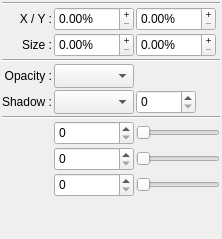
         <widget class="QWidget" name="SizePositionTab">
          <attribute name="title">
           <string>Size/Position</string>
          </attribute>
          <layout class="QVBoxLayout" name="verticalLayout_3">
           <property name="spacing">
            <number>2</number>
           </property>
           <property name="margin">
            <number>2</number>
           </property>
           <item>
            <widget class="Line" name="line_4">
             <property name="orientation">
              <enum>Qt::Horizontal</enum>
             </property>
            </widget>
           </item>
           <item>
            <layout class="QGridLayout" name="gridLayout_6">
             <property name="margin">
              <number>0</number>
             </property>
             <property name="spacing">
              <number>2</number>
             </property>
             <item row="1" column="0">
              <widget class="QLabel" name="PosX">
               <property name="sizePolicy">
                <sizepolicy hsizetype="Preferred" vsizetype="Fixed">
                 <horstretch>0</horstretch>
                 <verstretch>0</verstretch>
                </sizepolicy>
               </property>
               <property name="minimumSize">
                <size>
                 <width>0</width>
                 <height>24</height>
                </size>
               </property>
               <property name="maximumSize">
                <size>
                 <width>16777215</width>
                 <height>24</height>
                </size>
               </property>
               <property name="text">
                <string>X / Y :</string>
               </property>
               <property name="alignment">
                <set>Qt::AlignRight|Qt::AlignTrailing|Qt::AlignVCenter</set>
               </property>
              </widget>
             </item>
             <item row="1" column="1">
              <widget class="QDoubleSpinBox" name="PosXEd">
               <property name="sizePolicy">
                <sizepolicy hsizetype="Fixed" vsizetype="Fixed">
                 <horstretch>0</horstretch>
                 <verstretch>0</verstretch>
                </sizepolicy>
               </property>
               <property name="minimumSize">
                <size>
                 <width>80</width>
                 <height>24</height>
                </size>
               </property>
               <property name="maximumSize">
                <size>
                 <width>80</width>
                 <height>24</height>
                </size>
               </property>
               <property name="toolTip">
                <string>Define X position of selected text</string>
               </property>
               <property name="buttonSymbols">
                <enum>QAbstractSpinBox::PlusMinus</enum>
               </property>
               <property name="suffix">
                <string notr="true">%</string>
               </property>
              </widget>
             </item>
             <item row="2" column="0">
              <widget class="QLabel" name="Width">
               <property name="text">
                <string>Size :</string>
               </property>
               <property name="alignment">
                <set>Qt::AlignRight|Qt::AlignTrailing|Qt::AlignVCenter</set>
               </property>
              </widget>
             </item>
             <item row="2" column="1">
              <widget class="QDoubleSpinBox" name="WidthEd">
               <property name="sizePolicy">
                <sizepolicy hsizetype="Fixed" vsizetype="Fixed">
                 <horstretch>0</horstretch>
                 <verstretch>0</verstretch>
                </sizepolicy>
               </property>
               <property name="minimumSize">
                <size>
                 <width>80</width>
                 <height>24</height>
                </size>
               </property>
               <property name="maximumSize">
                <size>
                 <width>80</width>
                 <height>24</height>
                </size>
               </property>
               <property name="toolTip">
                <string>Define width of selected text</string>
               </property>
               <property name="buttonSymbols">
                <enum>QAbstractSpinBox::PlusMinus</enum>
               </property>
               <property name="suffix">
                <string notr="true">%</string>
               </property>
              </widget>
             </item>
             <item row="4" column="0">
              <widget class="QLabel" name="label_21">
               <property name="text">
                <string>Opacity :</string>
               </property>
               <property name="alignment">
                <set>Qt::AlignRight|Qt::AlignTrailing|Qt::AlignVCenter</set>
               </property>
              </widget>
             </item>
             <item row="7" column="1">
              <widget class="QSpinBox" name="RotateZED">
               <property name="sizePolicy">
                <sizepolicy hsizetype="Fixed" vsizetype="Fixed">
                 <horstretch>0</horstretch>
                 <verstretch>0</verstretch>
                </sizepolicy>
               </property>
               <property name="minimumSize">
                <size>
                 <width>80</width>
                 <height>24</height>
                </size>
               </property>
               <property name="maximumSize">
                <size>
                 <width>80</width>
                 <height>24</height>
                </size>
               </property>
              </widget>
             </item>
             <item row="8" column="1">
              <widget class="QSpinBox" name="RotateXED">
               <property name="sizePolicy">
                <sizepolicy hsizetype="Fixed" vsizetype="Fixed">
                 <horstretch>0</horstretch>
                 <verstretch>0</verstretch>
                </sizepolicy>
               </property>
               <property name="minimumSize">
                <size>
                 <width>80</width>
                 <height>24</height>
                </size>
               </property>
               <property name="maximumSize">
                <size>
                 <width>80</width>
                 <height>24</height>
                </size>
               </property>
              </widget>
             </item>
             <item row="9" column="1">
              <widget class="QSpinBox" name="RotateYED">
               <property name="sizePolicy">
                <sizepolicy hsizetype="Fixed" vsizetype="Fixed">
                 <horstretch>0</horstretch>
                 <verstretch>0</verstretch>
                </sizepolicy>
               </property>
               <property name="minimumSize">
                <size>
                 <width>80</width>
                 <height>24</height>
                </size>
               </property>
               <property name="maximumSize">
                <size>
                 <width>80</width>
                 <height>24</height>
                </size>
               </property>
              </widget>
             </item>
             <item row="7" column="2">
              <widget class="QSlider" name="RotateZSLD">
               <property name="minimumSize">
                <size>
                 <width>0</width>
                 <height>24</height>
                </size>
               </property>
               <property name="maximumSize">
                <size>
                 <width>16777215</width>
                 <height>24</height>
                </size>
               </property>
               <property name="orientation">
                <enum>Qt::Horizontal</enum>
               </property>
              </widget>
             </item>
             <item row="8" column="2">
              <widget class="QSlider" name="RotateXSLD">
               <property name="minimumSize">
                <size>
                 <width>0</width>
                 <height>24</height>
                </size>
               </property>
               <property name="maximumSize">
                <size>
                 <width>16777215</width>
                 <height>24</height>
                </size>
               </property>
               <property name="orientation">
                <enum>Qt::Horizontal</enum>
               </property>
              </widget>
             </item>
             <item row="9" column="2">
              <widget class="QSlider" name="RotateYSLD">
               <property name="minimumSize">
                <size>
                 <width>0</width>
                 <height>24</height>
                </size>
               </property>
               <property name="maximumSize">
                <size>
                 <width>16777215</width>
                 <height>24</height>
                </size>
               </property>
               <property name="orientation">
                <enum>Qt::Horizontal</enum>
               </property>
              </widget>
             </item>
             <item row="7" column="0">
              <widget class="QLabel" name="label_6">
               <property name="text">
                <string notr="true"/>
               </property>
               <property name="pixmap">
                <pixmap>../../../../../../home/dominique/Public/Dev/ffDiaporama/ffDiaporama/icons/RotateZ.png</pixmap>
               </property>
               <property name="alignment">
                <set>Qt::AlignRight|Qt::AlignTrailing|Qt::AlignVCenter</set>
               </property>
              </widget>
             </item>
             <item row="8" column="0">
              <widget class="QLabel" name="label_10">
               <property name="text">
                <string notr="true"/>
               </property>
               <property name="pixmap">
                <pixmap>../../../../../../home/dominique/Public/Dev/ffDiaporama/ffDiaporama/icons/RotateY.png</pixmap>
               </property>
               <property name="alignment">
                <set>Qt::AlignRight|Qt::AlignTrailing|Qt::AlignVCenter</set>
               </property>
              </widget>
             </item>
             <item row="9" column="0">
              <widget class="QLabel" name="label_11">
               <property name="text">
                <string notr="true"/>
               </property>
               <property name="pixmap">
                <pixmap>../../../../../../home/dominique/Public/Dev/ffDiaporama/ffDiaporama/icons/RotateX.png</pixmap>
               </property>
               <property name="alignment">
                <set>Qt::AlignRight|Qt::AlignTrailing|Qt::AlignVCenter</set>
               </property>
              </widget>
             </item>
             <item row="3" column="0" colspan="3">
              <widget class="Line" name="line">
               <property name="orientation">
                <enum>Qt::Horizontal</enum>
               </property>
              </widget>
             </item>
             <item row="1" column="2">
              <widget class="QDoubleSpinBox" name="PosYEd">
               <property name="sizePolicy">
                <sizepolicy hsizetype="Fixed" vsizetype="Fixed">
                 <horstretch>0</horstretch>
                 <verstretch>0</verstretch>
                </sizepolicy>
               </property>
               <property name="minimumSize">
                <size>
                 <width>80</width>
                 <height>24</height>
                </size>
               </property>
               <property name="maximumSize">
                <size>
                 <width>80</width>
                 <height>24</height>
                </size>
               </property>
               <property name="toolTip">
                <string>Define Y position of selected text</string>
               </property>
               <property name="buttonSymbols">
                <enum>QAbstractSpinBox::PlusMinus</enum>
               </property>
               <property name="suffix">
                <string notr="true">%</string>
               </property>
              </widget>
             </item>
             <item row="2" column="2">
              <widget class="QDoubleSpinBox" name="HeightEd">
               <property name="sizePolicy">
                <sizepolicy hsizetype="Fixed" vsizetype="Fixed">
                 <horstretch>0</horstretch>
                 <verstretch>0</verstretch>
                </sizepolicy>
               </property>
               <property name="minimumSize">
                <size>
                 <width>80</width>
                 <height>24</height>
                </size>
               </property>
               <property name="maximumSize">
                <size>
                 <width>80</width>
                 <height>24</height>
                </size>
               </property>
               <property name="toolTip">
                <string>Define height of selected text</string>
               </property>
               <property name="buttonSymbols">
                <enum>QAbstractSpinBox::PlusMinus</enum>
               </property>
               <property name="suffix">
                <string notr="true">%</string>
               </property>
              </widget>
             </item>
             <item row="6" column="0" colspan="3">
              <widget class="Line" name="line_2">
               <property name="orientation">
                <enum>Qt::Horizontal</enum>
               </property>
              </widget>
             </item>
             <item row="5" column="0">
              <widget class="QLabel" name="label_13">
               <property name="font">
                <font>
                 <weight>50</weight>
                 <bold>false</bold>
                 <underline>false</underline>
                </font>
               </property>
               <property name="text">
                <string>Shadow :</string>
               </property>
               <property name="alignment">
                <set>Qt::AlignRight|Qt::AlignTrailing|Qt::AlignVCenter</set>
               </property>
              </widget>
             </item>
             <item row="5" column="1">
              <widget class="QComboBox" name="ShadowEffectCB">
               <property name="sizePolicy">
                <sizepolicy hsizetype="Fixed" vsizetype="Fixed">
                 <horstretch>0</horstretch>
                 <verstretch>0</verstretch>
                </sizepolicy>
               </property>
               <property name="minimumSize">
                <size>
                 <width>80</width>
                 <height>24</height>
                </size>
               </property>
               <property name="maximumSize">
                <size>
                 <width>80</width>
                 <height>24</height>
                </size>
               </property>
              </widget>
             </item>
             <item row="5" column="2">
              <widget class="QSpinBox" name="ShadowEffectED">
               <property name="sizePolicy">
                <sizepolicy hsizetype="Fixed" vsizetype="Fixed">
                 <horstretch>0</horstretch>
                 <verstretch>0</verstretch>
                </sizepolicy>
               </property>
               <property name="minimumSize">
                <size>
                 <width>60</width>
                 <height>24</height>
                </size>
               </property>
               <property name="maximumSize">
                <size>
                 <width>60</width>
                 <height>24</height>
                </size>
               </property>
              </widget>
             </item>
             <item row="4" column="1">
              <widget class="QComboBox" name="OpacityCB">
               <property name="sizePolicy">
                <sizepolicy hsizetype="Fixed" vsizetype="Fixed">
                 <horstretch>0</horstretch>
                 <verstretch>0</verstretch>
                </sizepolicy>
               </property>
               <property name="minimumSize">
                <size>
                 <width>80</width>
                 <height>24</height>
                </size>
               </property>
               <property name="maximumSize">
                <size>
                 <width>80</width>
                 <height>24</height>
                </size>
               </property>
              </widget>
             </item>
            </layout>
           </item>
           <item>
            <spacer name="verticalSpacer_3">
             <property name="orientation">
              <enum>Qt::Vertical</enum>
             </property>
             <property name="sizeHint" stdset="0">
              <size>
               <width>20</width>
               <height>40</height>
              </size>
             </property>
            </spacer>
           </item>
          </layout>
         </widget>
